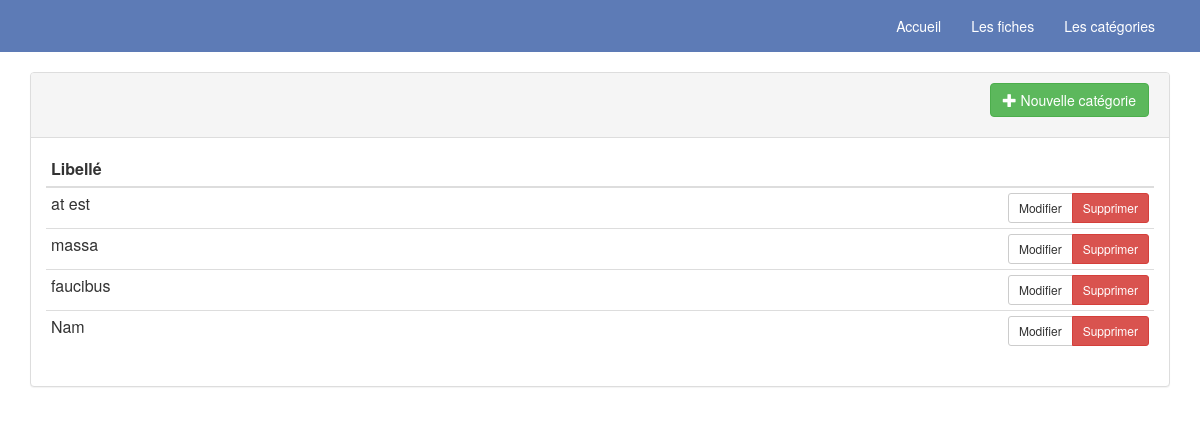
The page /categories on the database its author committed.
### tables this page shows
CREATE TABLE categorie
(
	id int NOT NULL AUTO_INCREMENT,
	libelle varchar(50),

	PRIMARY KEY (id)
);

### controllers/controller.php (called while the page is built, shortened)
<?php
class Controller {
    protected $template;
    public function Controller() {
        $this->template = Configuration::getConfiguration("defaultTemplate");
    }
    protected function renderTemplate($data = array()) {
        include($this->template);
    }
}
?>

### controllers/categoriesController.php (called while the page is built, shortened)
<?php
require_once("controller.php");
class CategoriesController extends Controller{
    public function index() {
        $categories = Categorie::all();
        $data = array("categories" => $categories);
        $this->renderTemplate($data);
    }
}
?>

### application.php (called while the page is built, shortened)
<?php
require_once "helpers/database_helpers.php";
require_once "controllers/categoriesController.php";
class Application {
    public function Application() {
        $this->getRoute();
    }
    private function getRoute() {
        $router = Router::getRouter();
        $url = $_SERVER['REQUEST_URI'];
        $method = $_SERVER["REQUEST_METHOD"];
        $router = $router->getRoute($url, $method);
        $controller = new $router->controller();
        $controller->{$router->action}($router->params);
    }
}
?>

### web/index.php (called while the page is built)
<?php
include_once "../application.php";
new Application();
?>

### helpers/database_helpers.php (called while the page is built, shortened)
<?php
class DBHelpers{
    private $hostname;
    private $user;
    private $password;
    private $driver;
    public function DBHelpers($hostname, $user, $password, $dbname, $port = 3306, $driver = 'mysql'){
        $this->hostname     = $hostname;
        $this->user         = $user;
        $this->password     = $password;
        $this->db           = $dbname;
        $this->driver       = $driver;
    }
    private function getDSN(){
        return "$this->driver:host=$this->hostname;dbname=$this->db";
    }
    public function select($sql, $class){
        $dbh = $this->connect();
        $stmt = $dbh->query($sql);
        return $stmt->fetchAll(PDO::FETCH_CLASS, $class);
    }
    private function connect(){
        $pdo = null;
        try{
            $pdo = new PDO($this->getDSN(), $this->user, $this->password);
        }catch (Exception $e){
            throw new Exception( "Connexion à la base de données impossible." );
        }
        return $pdo;
    }
}
?>

### models/model.php (called while the page is built, shortened)
<?php
class Model {
    public static function all( ) {
        $retour = array();
        $class = get_called_class();
        $table_name = $class::$table_name;
        $sql = "SELECT * FROM $table_name ORDER BY id DESC;";
        $dbh = DBHelpers::getDBHelpers();
        try{
            $retour  = $dbh->select($sql, $class);
        }catch(Exception $e){
            $_SESSION["notice"]["error"][] = $e->getMessage();
        }
        return $retour;
    }
}

### views/categories/index.php (the view)
<div class="panel panel-default">
    <div class="panel-heading">
        <ul class="list-inline panel-links" style="text-align:right;">
            <li>
                <a class='btn btn-success' href="/categories/nouveau"><i class="glyphicon glyphicon-plus"></i> Nouvelle catégorie</a>
            </li>
        </ul>
    </div>
    <div class="panel-body">
        <table class="table table-hover table-stripped table-condensed">
            <thead>
            <tr>
                <th>Libellé</th>
                <th></th>
            </tr>
            </thead>
            <tbody>
                <?php
                foreach($data["categories"] as $categorie){
                    $id = $categorie->id;
                    $libelle = $categorie->libelle;
                    echo "            <tr>";
                    echo "                <td>$libelle</td>";
                    echo "                <td align='right'>";
                    echo "                    <span class='btn-group btn-group-sm' role='group'>";
                    echo "                        <a class='btn btn-sm btn-default' href='categories/$id/modifier'>Modifier</a>";
                    echo "                        <a class='btn btn-sm btn-danger' href='categories/$id/supprimer' method='delete'>Supprimer</a>";
                    echo "                    </span>";
                    echo "                </td>";
                    echo "            </tr>";
                }
                ?>
            </tbody>
        </table>
    </div>
</div>

### rows shown on the page
categorie: libelle "at est"
categorie: libelle "massa"
categorie: libelle "faucibus"
categorie: libelle "Nam"
